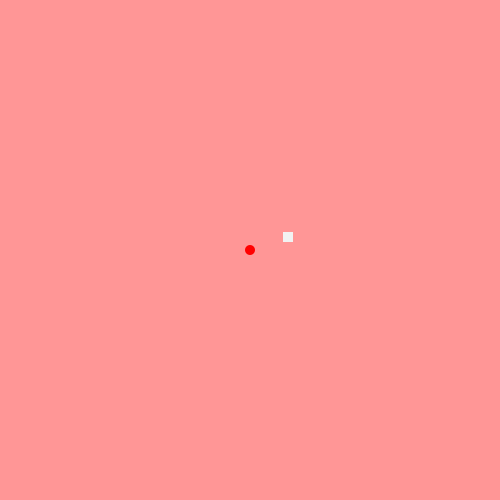
Frame 1 (no input)
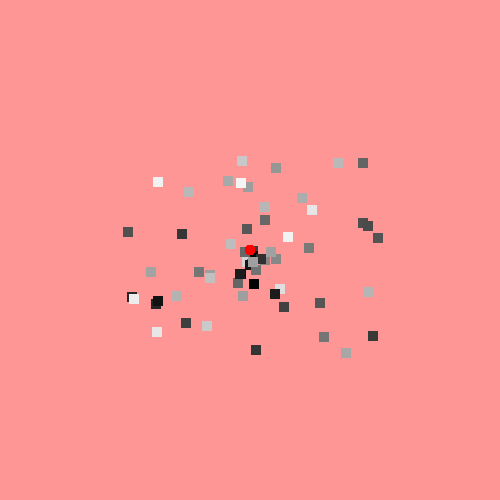
Frame 60 (the mouse pressed at the canvas centre just before this capture)
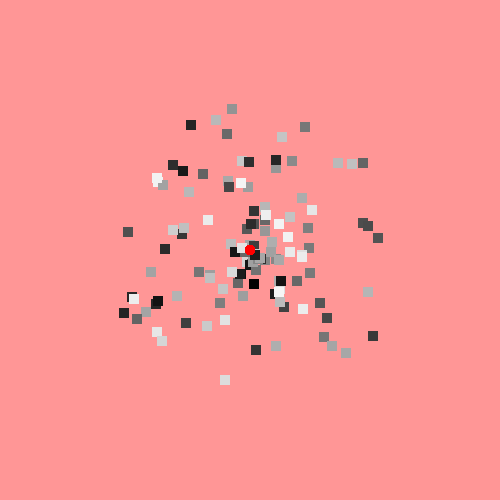
Frame 120 (the mouse held since frame 60 and released just before this capture)

The Processing sketch that drew these frames (run headless with seeded random() and noise(); from frame 60 on, the mouse is pressed at the canvas centre):

// Processing sketch: radialDistancePractice
// ── radialDistancePractice.pde
int randomDistance;
int originX = 250;
int originY = 250;

void setup()
{
  size(500, 500);
  background(255, 150, 150);
  noStroke();
}

void draw()
{
  radiatingPoint();
  
  int a = int(random(360));
  int randomDistance = int(random(150));
  int x = int(originX + randomDistance * cos(a));
  int y = int(originY + randomDistance * sin(a));
  
  noStroke();
  fill(random(255));
  rect(x, y, 10, 10);
}

void radiatingPoint() {
  fill(255, 0, 0);
  ellipse(originX, originY, 10, 10);
}
